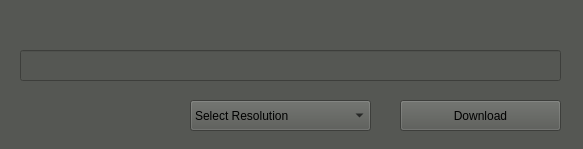
<?xml version="1.0" encoding="UTF-8"?>
<ui version="4.0">
 <class>Form</class>
 <widget class="QWidget" name="Form">
  <property name="geometry">
   <rect>
    <x>0</x>
    <y>0</y>
    <width>583</width>
    <height>149</height>
   </rect>
  </property>
  <property name="windowTitle">
   <string>Video Download</string>
  </property>
  <property name="styleSheet">
   <string notr="true">background-color: rgb(85, 87, 83);</string>
  </property>
  <widget class="QLineEdit" name="lineEdit">
   <property name="geometry">
    <rect>
     <x>20</x>
     <y>50</y>
     <width>541</width>
     <height>31</height>
    </rect>
   </property>
  </widget>
  <widget class="QComboBox" name="comboBox_2">
   <property name="geometry">
    <rect>
     <x>190</x>
     <y>100</y>
     <width>181</width>
     <height>31</height>
    </rect>
   </property>
   <item>
    <property name="text">
     <string>Select Resolution</string>
    </property>
   </item>
   <item>
    <property name="text">
     <string>144p</string>
    </property>
   </item>
   <item>
    <property name="text">
     <string>240p</string>
    </property>
   </item>
   <item>
    <property name="text">
     <string>360p</string>
    </property>
   </item>
   <item>
    <property name="text">
     <string>480p</string>
    </property>
   </item>
   <item>
    <property name="text">
     <string>720p</string>
    </property>
   </item>
   <item>
    <property name="text">
     <string>1080p</string>
    </property>
   </item>
   <item>
    <property name="text">
     <string>1440p</string>
    </property>
   </item>
   <item>
    <property name="text">
     <string>2160p</string>
    </property>
   </item>
  </widget>
  <widget class="QPushButton" name="pushButton_2">
   <property name="geometry">
    <rect>
     <x>400</x>
     <y>100</y>
     <width>161</width>
     <height>31</height>
    </rect>
   </property>
   <property name="text">
    <string>Download</string>
   </property>
  </widget>
  <widget class="QLabel" name="label">
   <property name="geometry">
    <rect>
     <x>20</x>
     <y>20</y>
     <width>531</width>
     <height>19</height>
    </rect>
   </property>
   <property name="font">
    <font>
     <pointsize>8</pointsize>
    </font>
   </property>
   <property name="text">
    <string/>
   </property>
  </widget>
 </widget>
 <resources/>
 <connections/>
</ui>
